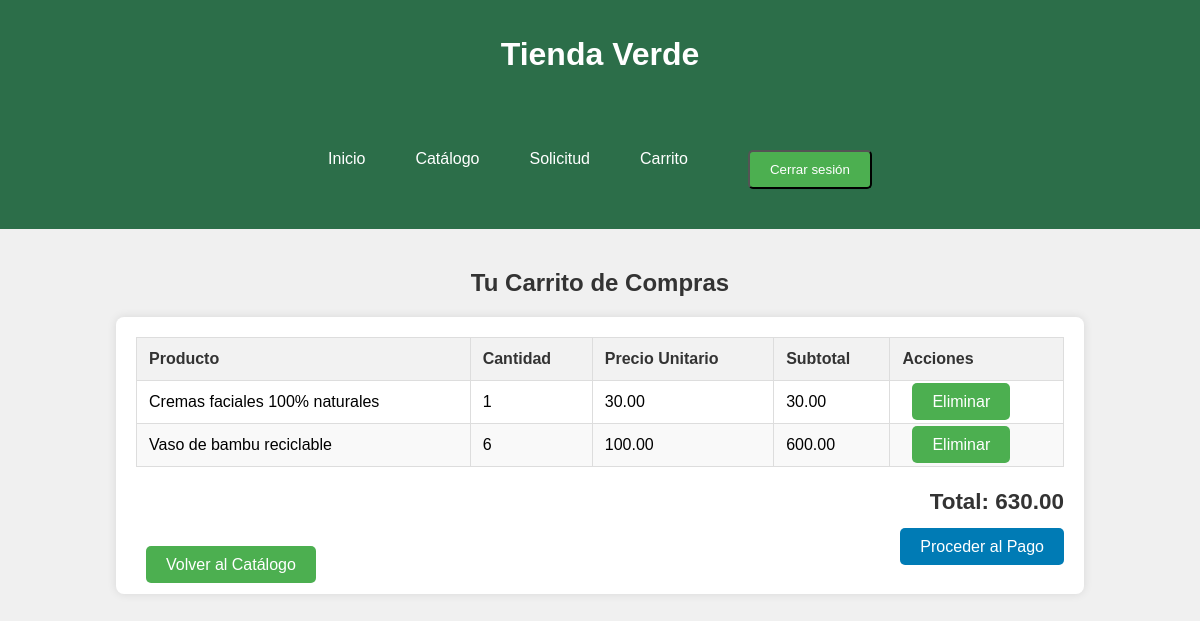
Page /carrito/ (signed in) on the earlier database version.
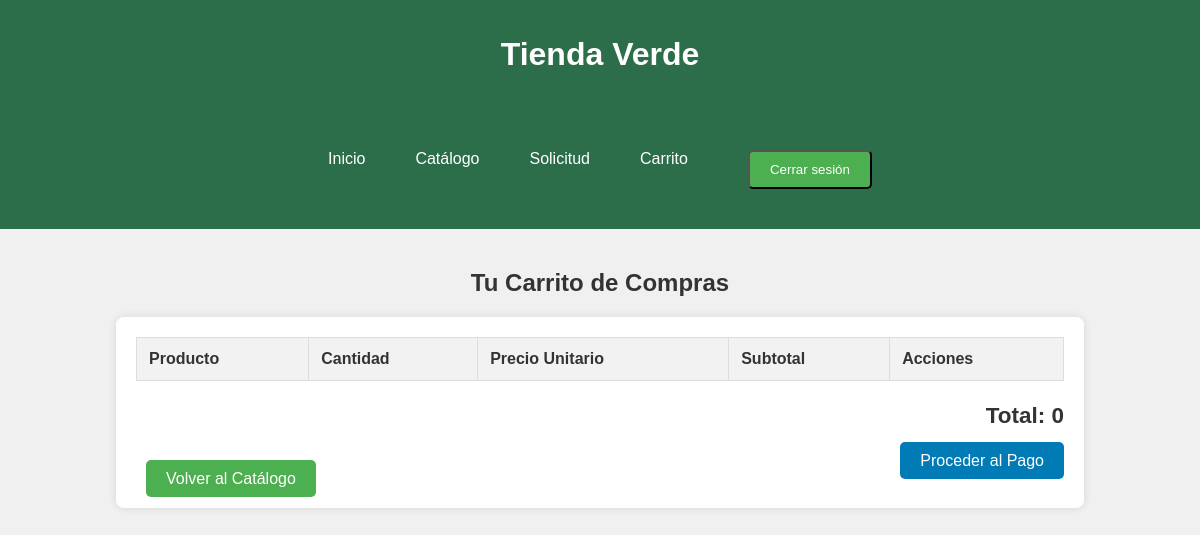
Same page on the later database version.
### tienda/models.py (models this page shows, shortened)
class ItemCarrito(models.Model):
    carrito = models.ForeignKey(Carrito, on_delete=models.CASCADE)
    producto = models.ForeignKey(Producto, on_delete=models.CASCADE)
    cantidad = models.PositiveIntegerField(default=1)  # Valor predeterminado

class Producto(models.Model):
    nombre = models.CharField(max_length=100)
    descripcion = models.TextField()
    precio = models.DecimalField(max_digits=10, decimal_places=2)
    stock = models.IntegerField()
    imagen = models.CharField(max_length=100, default='porduct1.jpg')  # Nombre del archivo de imagen

### tienda/views.py (the view)
# urls.py: path('carrito/', views.ver_carrito, name='ver_carrito'),
@login_required
def ver_carrito(request):
    carrito = get_object_or_404(Carrito, usuario=request.user)
    items = ItemCarrito.objects.filter(carrito=carrito)
    return render(request, 'core/carrito.html', {'items': items})

### tienda/templatetags/carrito_extras.py (called while the page is built)
@register.filter
def multiply(value, arg):
    return value * arg

@register.filter
def carrito_total(items):
    total = sum(item.cantidad * item.producto.precio for item in items)
    return total

### tienda/templates/core/carrito.html
{% extends 'core/base.html' %}
{% load static %}
{% load carrito_extras %}
{% block content %}
<h2 class="carrito-title">Tu Carrito de Compras</h2>
<div class="carrito-container">
    <table class="carrito-table">
        <thead>
            <tr>
                <th>Producto</th>
                <th>Cantidad</th>
                <th>Precio Unitario</th>
                <th>Subtotal</th>
                <th>Acciones</th>
            </tr>
        </thead>
        <tbody>
            {% for item in items %}
            <tr>
                <td>{{ item.producto.nombre }}</td>
                <td>{{ item.cantidad }}</td>
                <td>{{ item.producto.precio }}</td>
                <td>{{ item.cantidad|multiply:item.producto.precio }}</td>
                <td>
                    <a href="{% url 'eliminar_del_carrito' item.id %}" class="btn btn-danger">Eliminar</a>
                </td>
            </tr>
            {% endfor %}
        </tbody>
    </table>
    <div class="total">
        <h3>Total: {{ items|carrito_total }}</h3>
    </div>
    <div class="checkout">
        <a href="{% url 'confirmar' %}" class="btn btn-primary">Proceder al Pago</a>
    </div>
    <div class="back-to-catalog">
        <a href="{% url 'catalogo' %}" class="btn btn-secondary">Volver al Catálogo</a>
    </div>
</div>
{% endblock %}

Differences in the rows shown:
removed ItemCarrito: producto.nombre "Cremas faciales 100% naturales", cantidad "1", producto.precio "30.00", cantidad|multiply "30.00", cantidad+producto "630.00"
removed ItemCarrito: producto.nombre "Vaso de bambu reciclable", cantidad "6", producto.precio "100.00", cantidad|multiply "600.00"
Other differences:
{{ items|carrito_total }}: (not shown) → "0"
